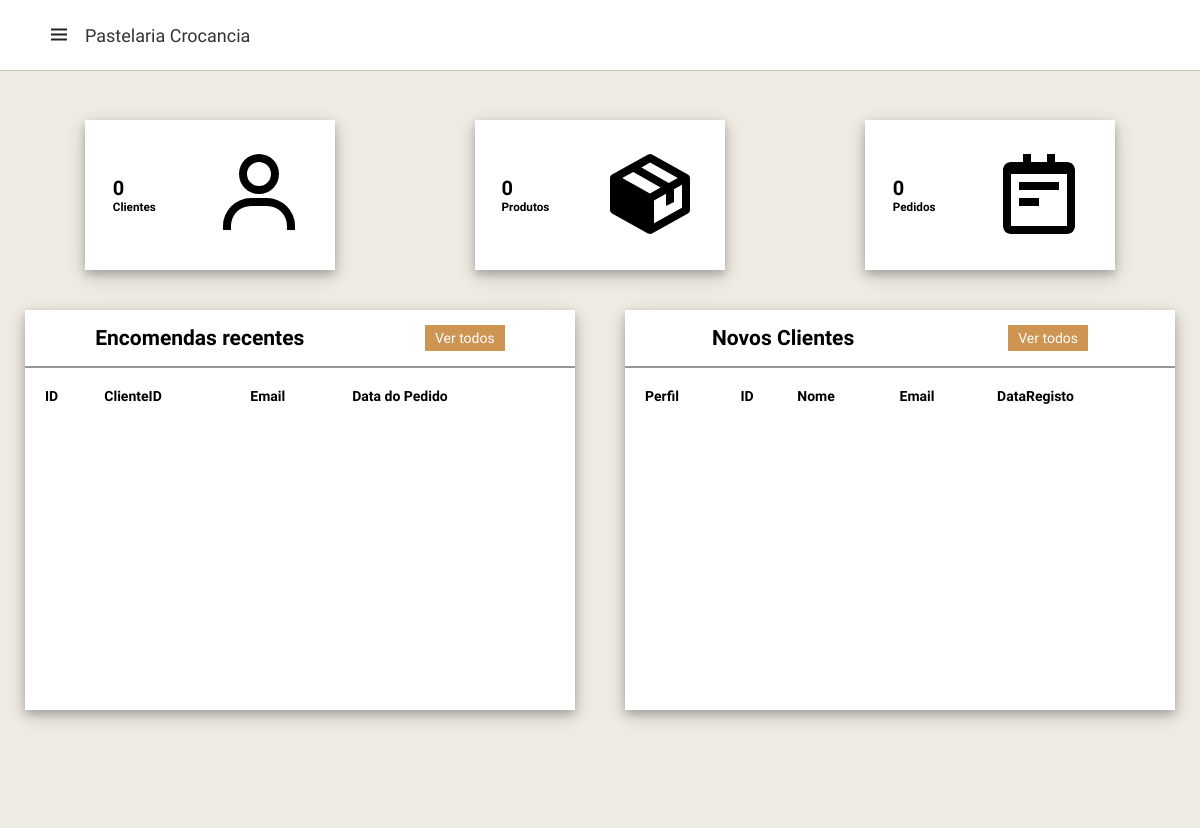
The app's page /admin.dashboard.php, older data.
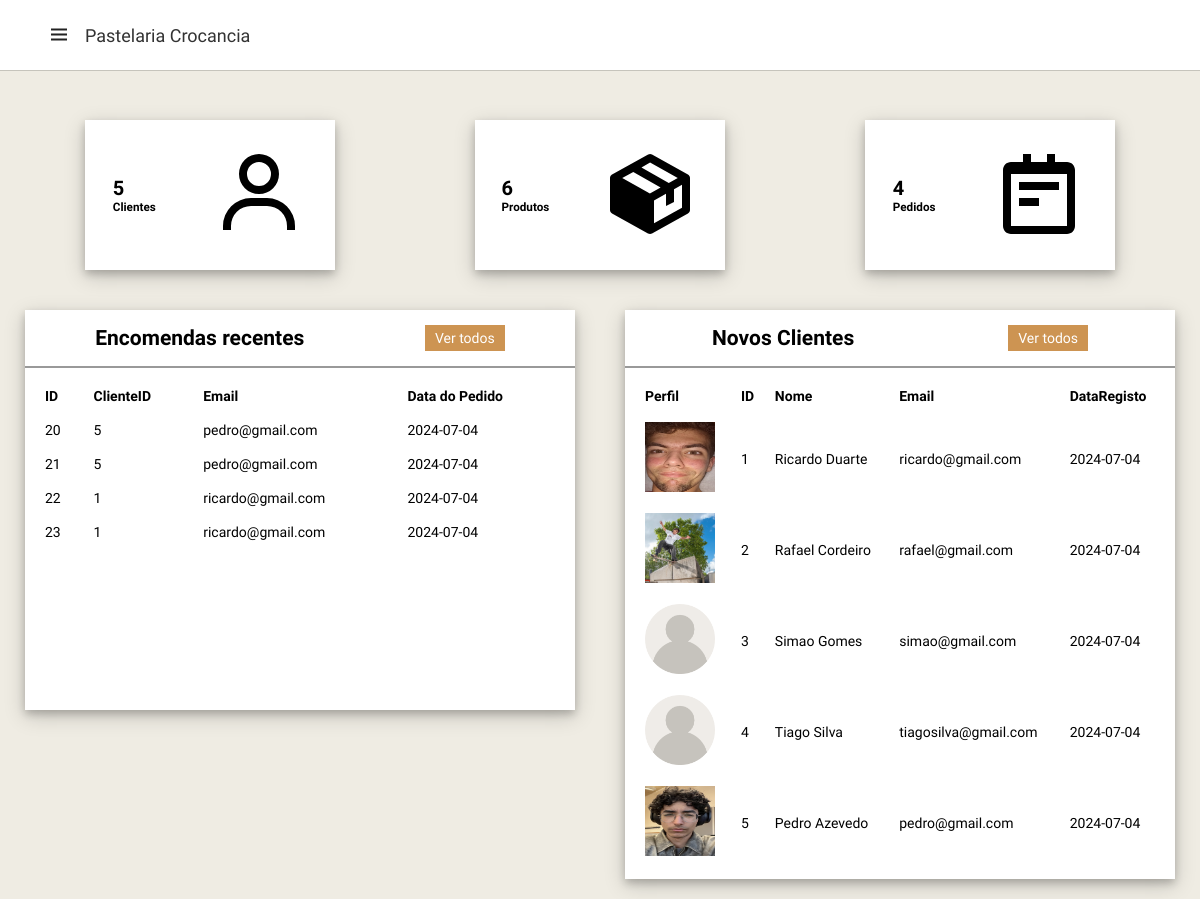
The same page, newer data.
### tables this page shows
CREATE TABLE "Pedidos" (
	"ID"	INTEGER NOT NULL,
	"ClienteID"	INTEGER NOT NULL, `Nome` TEXT,
	"Email"	VARCHAR(45) NOT NULL,
	"DataPedida"	DateTime NOT NULL,
	PRIMARY KEY("ID" AUTOINCREMENT),
	FOREIGN KEY("ClienteID") REFERENCES "Clientes"("ID")
);

CREATE TABLE "Clientes" (
	"ID"	INTEGER NOT NULL,
	"Nome"	VARCHAR NOT NULL,
	"Email"	varchar NOT NULL,
	"Senha"	varchar NOT NULL,
	"Telefone"	INTEGER NOT NULL,
	"role"	varchar DEFAULT 'user',
	"dataRegisto"	dateTime,
	"Perfil"	varchar DEFAULT '.\img\icon\profile.png',
	PRIMARY KEY("ID")
);

### includes/functions.inc.php (called while the page is built, shortened)
<?php
function getRecentUsers($db, $limit = 5) {
    $sql = "SELECT ID, Nome, Email, dataRegisto, Perfil FROM Clientes ORDER BY dataRegisto DESC LIMIT ?";
    $stmt = $db->prepare($sql);
    $stmt->bindValue(1, $limit, SQLITE3_INTEGER);
    $result = $stmt->execute();
    $recentUsers = [];
    while ($row = $result->fetchArray(SQLITE3_ASSOC)) {
        $recentUsers[] = $row;
    }
    return $recentUsers;
}
function contarProdutos($db) {
    $sql = "SELECT COUNT(*) AS total FROM Produtos";
    $result = $db->query($sql);
    $row = $result->fetchArray();
    return $row['total'];
}
function contarClientes($db) {
    $sql = "SELECT COUNT(*) AS total FROM Clientes";
    $result = $db->query($sql);
    $row = $result->fetchArray();
    return $row['total'];
}
function contarPedidos($db) {
    $sql = "SELECT COUNT(*) AS total FROM Pedidos";
    $result = $db->query($sql);
    $row = $result->fetchArray();
    return $row['total'];
}
function getRecentOrders($db, $limit = 5) {
    $sql = "SELECT ID, ClienteID, Email, DataPedida FROM Pedidos ORDER BY DataPedida DESC LIMIT ?";
    $stmt = $db->prepare($sql);
    $stmt->bindValue(1, $limit, SQLITE3_INTEGER);
    $result = $stmt->execute();
    $recentOrders  = [];
    while ($row = $result->fetchArray(SQLITE3_ASSOC)) {
        $recentOrders[] = $row;
    }
    return $recentOrders;
}

### admin.dashboard.php (the view, shortened to what this page needs)
<?php
    require_once 'includes/conn.php';
    require_once 'includes/functions.inc.php';
    $recentUsers = getRecentUsers($db, 5);
    $totalProdutos = contarProdutos($db);
    $totalClientes = contarClientes($db);
    $totalPedidos = contarPedidos($db);
    $recentOrders = getRecentOrders($db, 5);
?>
<!DOCTYPE html>
<html lang="en">
<head>
    <link rel="stylesheet" href="https://cdnjs.cloudflare.com/ajax/libs/font-awesome/6.5.1/css/all.min.css">
    <link rel="stylesheet" href="https://cdn.jsdelivr.net/npm/swiper@11/swiper-bundle.min.css" />
    <link href='https://unpkg.com/boxicons@2.1.4/css/boxicons.min.css' rel='stylesheet'>
    <link rel="stylesheet" href="style.css">
</head>
<body>
    <nav>
        <div class="logo">
            <i class='bx bx-menu menu-icon'></i>
            <span class="logo-name">Pastelaria Crocancia</span>
        </div>
    </nav>
    <div class="containeradmin">
        <div class="content">
            <div class="cards">
                <div class="card">
                    <div class="box">
                        <h1><?php echo $totalClientes; ?></h1>
                        <h3>Clientes</h3>
                    </div>
                    <div class="icon-case">
                        <img src="img/icon/user.png" alt="">
                    </div>
                </div>
                <div class="card">
                    <div class="box">
                        <h1><?php echo $totalProdutos; ?></h1>
                        <h3>Produtos</h3>
                    </div>
                    <div class="icon-case">
                        <img src="img/icon/product.png" alt="">
                    </div>
                </div>
                <div class="card">
                    <div class="box">
                        <h1><?php echo $totalPedidos; ?></h1>
                        <h3>Pedidos</h3>
                    </div>
                    <div class="icon-case">
                        <img src="img/icon/pedidos.png" alt="">
                    </div>
                </div>
            </div>
            <div class="content-2">
                <div class="pedidos-recentes">
                    <div class="title">
                        <h2>Encomendas recentes</h2>
                        <a href="admin.pedidos.php" class="btn">Ver todos</a>
                    </div>
                    <table>
                        <tr>
                            <th>ID</th>
                            <th>ClienteID</th>
                            <th>Email</th>
                            <th>Data do Pedido</th>
                        </tr>
                        <?php foreach ($recentOrders as $order): ?>
                        <tr>
                            <td><?php echo htmlspecialchars($order['ID']); ?></td>
                            <td><?php echo htmlspecialchars($order['ClienteID']); ?></td>
                            <td><?php echo htmlspecialchars($order['Email']); ?></td>
                            <td><?php echo htmlspecialchars($order['DataPedida']); ?></td>
                        </tr>
                        <?php endforeach; ?>
                    </table>
                </div>
                <div class="novos-clientes">
                    <div class="title">
                        <h2>Novos Clientes</h2>
                        <a href="admin.clientes.php" class="btn">Ver todos</a>
                    </div>
                    <table>
                        <tr>
                            <th>Perfil</th>
                            <th>ID</th>
                            <th>Nome</th>
                            <th>Email</th>
                            <th>DataRegisto</th>
                        </tr>
                        <?php foreach ($recentUsers as $user): ?>
                        <tr>
                            <td><img src="<?php echo htmlspecialchars($user['Perfil']); ?>" style="width: 70px; height:70px;"></td>
                            <td><?php echo htmlspecialchars($user['ID']); ?></td>
                            <td><?php echo htmlspecialchars($user['Nome']); ?></td>
                            <td><?php echo htmlspecialchars($user['Email']); ?></td>
                            <td><?php echo htmlspecialchars($user['dataRegisto']); ?></td>
                        </tr>
                        <?php endforeach; ?>
                    </table>
                </div>
            </div>
        </div>
    </div>
</body>
</html>

### style.css (style rules this page uses)
* { font-family: 'Spartan', sans-serif; margin: 0; padding: 0; box-sizing: border-box; outline: none; border: none; text-decoration: none; }
body { width: 100%; min-height: 100%; background-color: var(--white-light); }
:root { --white-light: #efece3; --orange: #cd9452; --black: #222; --white: #fff; --border: .1rem solid #cce7d0; --box-shadow: 0 5rem 1rem rgba(0,0,0.1); }
* > img { user-select: none; pointer-events: none; }
html { font-size: 62.5%; overflow-x: hidden; scroll-behavior: smooth; scroll-padding-top: 6rem; }
nav { padding: 3.5rem; position: fixed; top: 0; left: 0; height: 70px; width: 100%; display: flex; justify-content: space-between; align-items: center; background-color: var(--white); box-shadow: 0 0 1px rgba(0,0,0.1); z-index: 10000; }
nav .logo { display: flex; align-items: center; margin: 0 12px; }
.logo .menu-icon { color: var(--black); font-size: 24px; margin-right: 14px; cursor: pointer; }
.logo .logo-name { color: #333; font-size: 18px; font-weight: 500; }
.containeradmin { justify-content: space-between; right: 0; height: 100vh; background: var(--white-light); }
.containeradmin .content { position: relative; margin-top: 10vh; min-height: 90vh; background: var(--white-light); }
.containeradmin .content .cards { padding: 20px 15px; display: flex; align-items: center; justify-content: space-around; flex-wrap: wrap; }
.containeradmin .content .cards .card { width: 250px; height: 150px; background: white; margin: 20px 10px; display: flex; align-items: center; justify-content: space-around; box-shadow: 0 4px 8px 0 rgba(0, 0, 0, 0.2), 0 6px 20px 0 rgba(0, 0, 0, 0.19); }
.containeradmin .content .content-2 { min-height: 60vh; display: flex; justify-content: space-around; align-items: flex-start; flex-wrap: wrap; }
.containeradmin .content .content-2 .pedidos-recentes { min-height: 50vh; flex: 2; font-size: 14px; background: white; margin: 0 25px 25px 25px; box-shadow: 0 4px 8px 0 rgba(0, 0, 0, 0.2), 0 6px 20px 0 rgba(0, 0, 0, 0.19); display: flex; flex-direction: column; }
.containeradmin .content .content-2 .novos-clientes { flex: 2; font-size: 14px; background: white; min-height: 50vh; margin: 0 25px; box-shadow: 0 4px 8px 0 rgba(0, 0, 0, 0.2), 0 6px 20px 0 rgba(0, 0, 0, 0.19); display: flex; flex-direction: column; margin-bottom: 2rem; }
.containeradmin .title { display: flex; align-items: center; justify-content: space-around; padding: 15px 10px; border-bottom: 2px solid #999; }
.containeradmin .btn { background: var(--orange); color: white; padding: 5px 10px; text-align: center; }
.containeradmin table { padding: 10px; }
.containeradmin th, .containeradmin td { text-align: left; padding: 8px; }
.containeradmin .content .content-2 .novos-clientes table td:nth-child(1) img { height: 40px; width: 40px; }

Row changes from the older to the newer data that the page shows:
added pedidos: ID "20", ClienteID "5", Email "pedro@gmail.com", DataPedida "2024-07-04"
added pedidos: ID "21", ClienteID "5", Email "pedro@gmail.com", DataPedida "2024-07-04"
added pedidos: ID "22", ClienteID "1", Email "ricardo@gmail.com", DataPedida "2024-07-04"
added pedidos: ID "23", ClienteID "1", Email "ricardo@gmail.com", DataPedida "2024-07-04"
added clientes: shows a picture, ID "1", Nome "Ricardo Duarte", Email "ricardo@gmail.com", dataRegisto "2024-07-04"
added clientes: shows a picture, ID "2", Nome "Rafael Cordeiro", Email "rafael@gmail.com", dataRegisto "2024-07-04"
added clientes: ID "3", Nome "Simao Gomes", Email "simao@gmail.com", dataRegisto "2024-07-04"
added clientes: ID "4", Nome "Tiago Silva", Email "tiagosilva@gmail.com", dataRegisto "2024-07-04"
added clientes: shows a picture, ID "5", Nome "Pedro Azevedo", Email "pedro@gmail.com", dataRegisto "2024-07-04"
Text that changed along with them:
$totalClientes: "0" → "5"
$totalProdutos: "0" → "6"
$totalPedidos: "0" → "4"
